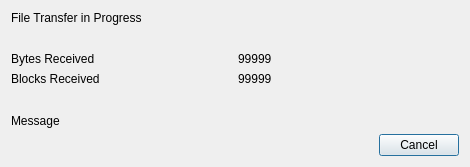
<?xml version="1.0" encoding="UTF-8"?>
<ui version="4.0">
 <class>FileTransferProgress</class>
 <widget class="QDialog" name="FileTransferProgress">
  <property name="geometry">
   <rect>
    <x>0</x>
    <y>0</y>
    <width>470</width>
    <height>167</height>
   </rect>
  </property>
  <property name="windowTitle">
   <string>Dialog</string>
  </property>
  <layout class="QVBoxLayout" name="verticalLayout">
   <item>
    <widget class="QLabel" name="label">
     <property name="text">
      <string>File Transfer in Progress</string>
     </property>
    </widget>
   </item>
   <item>
    <spacer name="verticalSpacer">
     <property name="orientation">
      <enum>Qt::Orientation::Vertical</enum>
     </property>
     <property name="sizeHint" stdset="0">
      <size>
       <width>20</width>
       <height>40</height>
      </size>
     </property>
    </spacer>
   </item>
   <item>
    <layout class="QGridLayout" name="gridLayout">
     <item row="1" column="1">
      <widget class="QLabel" name="blockCount">
       <property name="text">
        <string>99999</string>
       </property>
      </widget>
     </item>
     <item row="0" column="0">
      <widget class="QLabel" name="label_2">
       <property name="text">
        <string>Bytes Received</string>
       </property>
      </widget>
     </item>
     <item row="0" column="1">
      <widget class="QLabel" name="byteCount">
       <property name="text">
        <string>99999</string>
       </property>
      </widget>
     </item>
     <item row="1" column="0">
      <widget class="QLabel" name="label_3">
       <property name="sizePolicy">
        <sizepolicy hsizetype="Preferred" vsizetype="Preferred">
         <horstretch>0</horstretch>
         <verstretch>0</verstretch>
        </sizepolicy>
       </property>
       <property name="text">
        <string>Blocks Received</string>
       </property>
      </widget>
     </item>
    </layout>
   </item>
   <item>
    <spacer name="verticalSpacer_2">
     <property name="orientation">
      <enum>Qt::Orientation::Vertical</enum>
     </property>
     <property name="sizeHint" stdset="0">
      <size>
       <width>20</width>
       <height>40</height>
      </size>
     </property>
    </spacer>
   </item>
   <item>
    <widget class="QLabel" name="message">
     <property name="text">
      <string>Message</string>
     </property>
    </widget>
   </item>
   <item>
    <widget class="QDialogButtonBox" name="buttonBox">
     <property name="orientation">
      <enum>Qt::Orientation::Horizontal</enum>
     </property>
     <property name="standardButtons">
      <set>QDialogButtonBox::StandardButton::Cancel</set>
     </property>
    </widget>
   </item>
  </layout>
 </widget>
 <resources/>
 <connections>
  <connection>
   <sender>buttonBox</sender>
   <signal>accepted()</signal>
   <receiver>FileTransferProgress</receiver>
   <slot>accept()</slot>
   <hints>
    <hint type="sourcelabel">
     <x>248</x>
     <y>254</y>
    </hint>
    <hint type="destinationlabel">
     <x>157</x>
     <y>274</y>
    </hint>
   </hints>
  </connection>
  <connection>
   <sender>buttonBox</sender>
   <signal>rejected()</signal>
   <receiver>FileTransferProgress</receiver>
   <slot>reject()</slot>
   <hints>
    <hint type="sourcelabel">
     <x>316</x>
     <y>260</y>
    </hint>
    <hint type="destinationlabel">
     <x>286</x>
     <y>274</y>
    </hint>
   </hints>
  </connection>
 </connections>
</ui>
